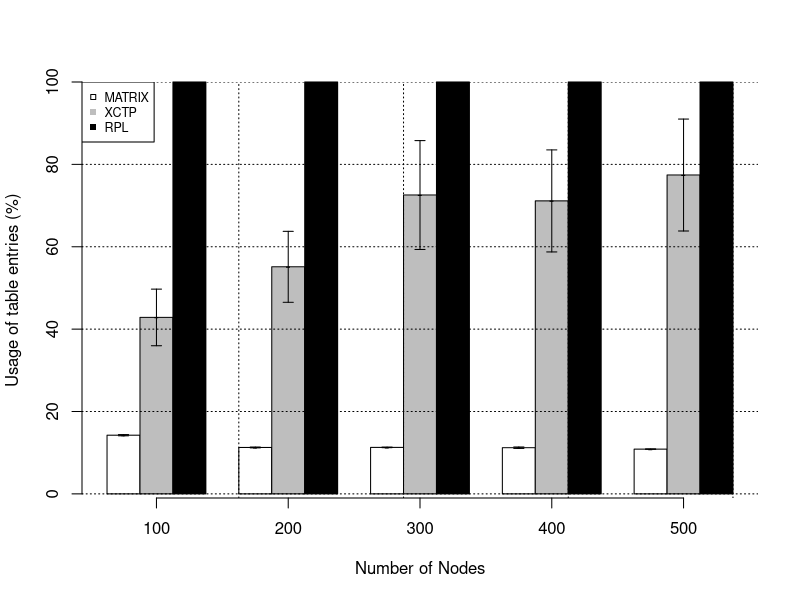
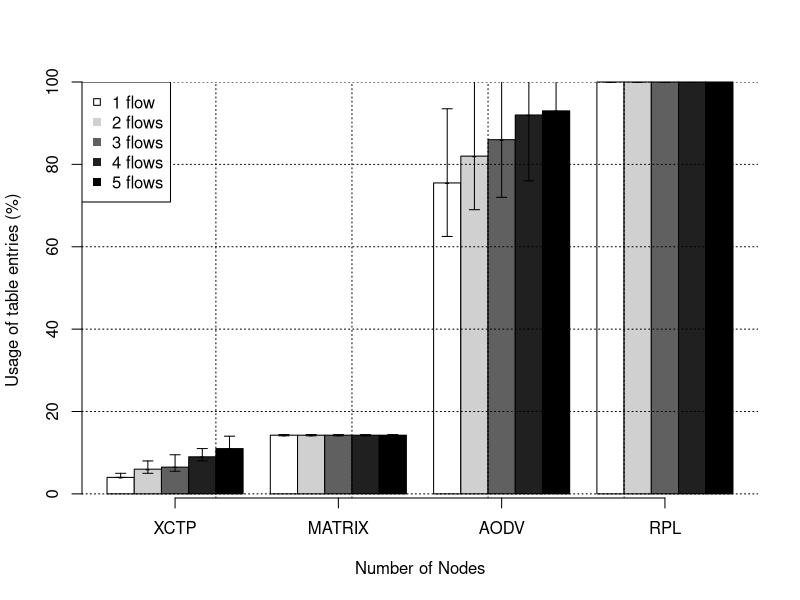
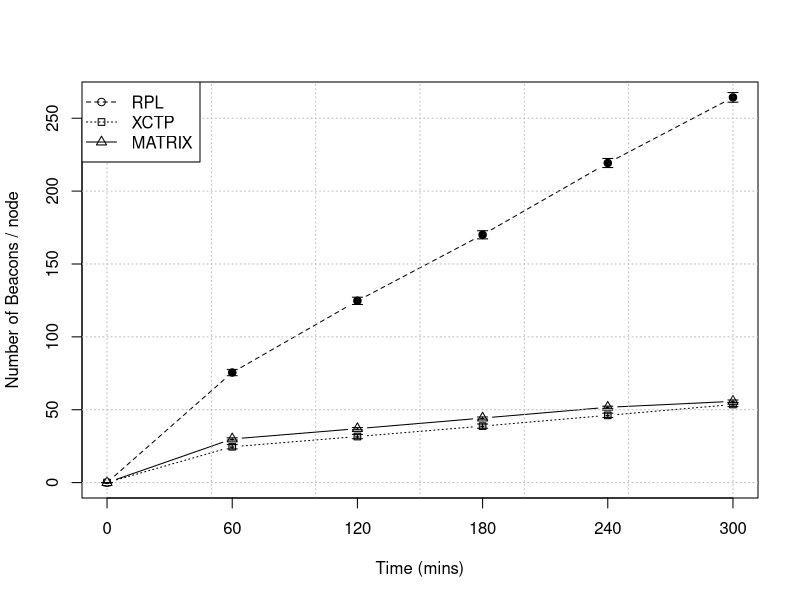
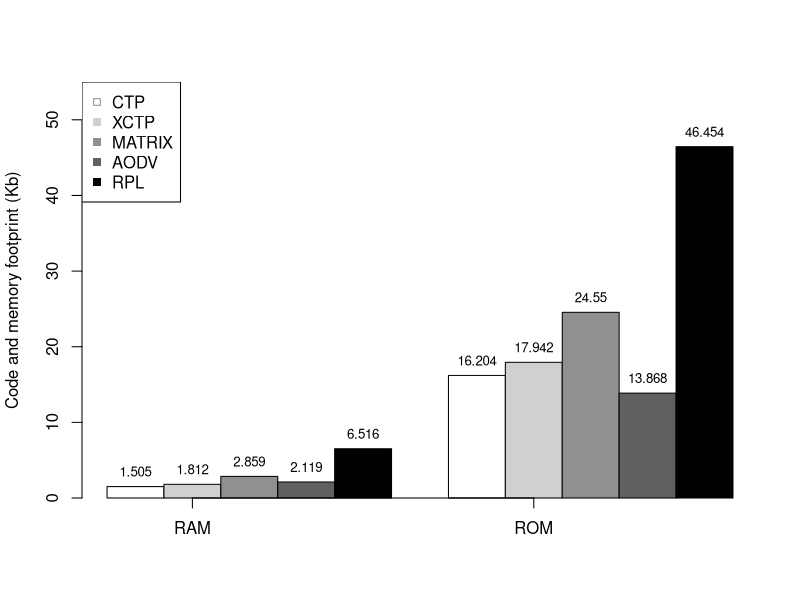
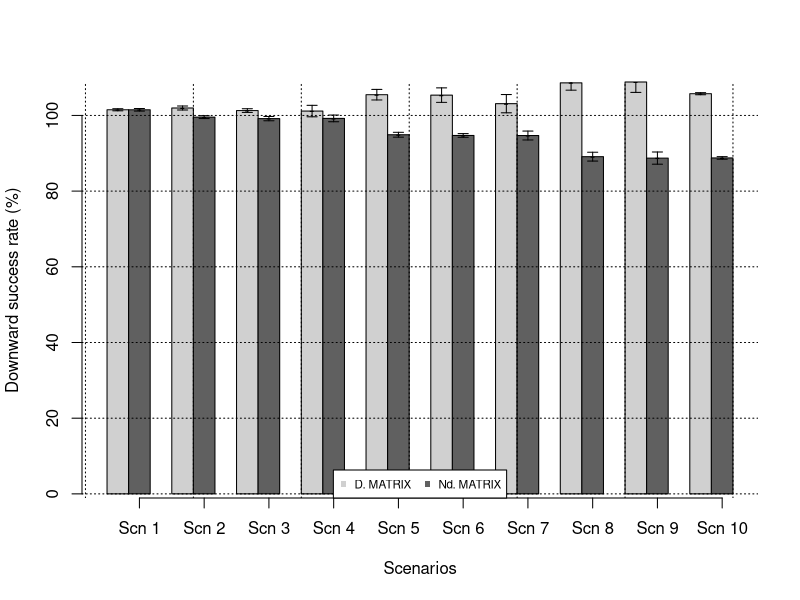
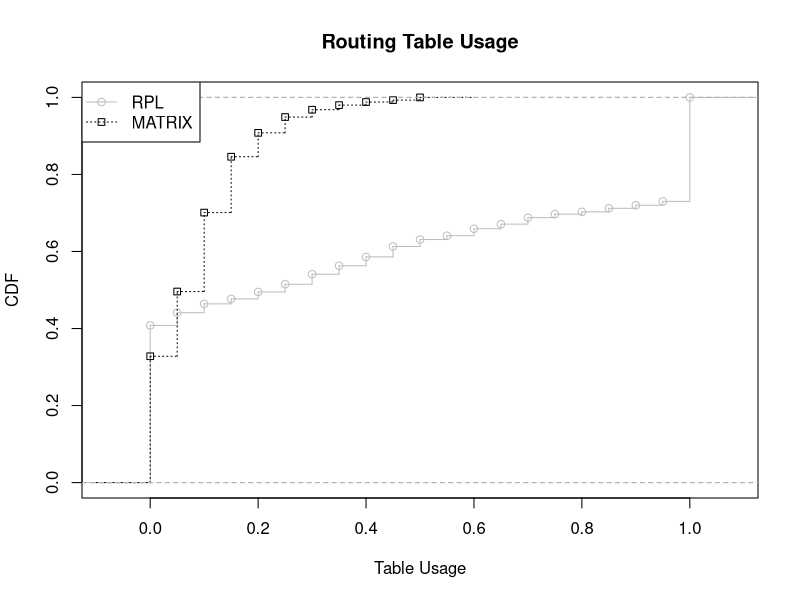

Here is the R script that generated these plots, in order:

#####################
#TABLE ENTRIES
#####################
#RPL #XCTP #MATRIX
library(Hmisc)
mat = matrix(
c(2.85*5, 42.857142857142854, 100,
  2.253193509*5, 55.142857142857146, 100,
  2.257610824*5, 72.57142857142857, 100,
  2.242858554*5, 71.14285714285714, 100,
  2.1730179028133*5, 77.42857142857143, 100), nrow = 3, ncol=5)


row = c("MATRIX", "XCTP", "RPL")
colors = c("white","grey", "black")
bp = barplot(mat,xaxis=c(100,200,300,400,500),
  xlab="Number of Nodes",ylab="Usage of table entries (%)", col=colors,
  beside=TRUE)#, legend=row)
#legend("topright",row)
axis(1, at=bp[2,], labels=c(100,200,300,400,500))

lower3 = c(0,0,0,0,0)
upper3 = c(0,0,0,0,0)

lower2 = c(6.885714285714287,8.628571428571428, 13.228571428571428, 12.4, 13.599999999999998)
upper2 = c(6.857142857142858, 8.6, 13.200000000000001, 12.371428571428572, 13.571428571428571)

lower1 = c(0.147996535, 0.09617181, 0.067695534, 0.176246943, 0.004082727)
upper1 = c(0.147996535, 0.09617181, 0.067695534, 0.176246943, 0.004082727)

errbar(bp[1,], mat[1,], mat[1,]+upper1, mat[1,]-lower1, add=T, xlab="", pch="-")
errbar(bp[2,], mat[2,], mat[2,]+upper2, mat[2,]-lower2, add=T, xlab="", pch="-")
errbar(bp[3,], mat[3,], mat[3,]+upper3, mat[3,]-lower3, add=T, xlab="", pch="-")

grid(col="black",lty = "dotted", lwd = par("lwd"))

legend("topleft", row, pch=c(22,15,15), col = c("black","grey","black"),cex=0.75)






#####################
#TABLE ENTRIES
#####################
#RPL #XCTP #MATRIX
library(Hmisc)
mat = matrix(
  c(0.8, 1.2, 1.3, 1.8, 2.2,
    2.85, 2.85, 2.85, 2.85, 2.85,
    15.1, 16.4, 17.2, 18.4, 18.6,
    20,20,20,20,20), nrow = 5, ncol=4)

mat=mat*5
flow = c("1 flow", "2 flows", "3 flows", "4 flows", "5 flows")
colors = c("white","#D0D0D0","#606060","#202020","black")
bp = barplot(mat,xaxis=c(100,200,300,400,500),
             xlab="Number of Nodes",ylab="Usage of table entries (%)", col=colors,
             beside=TRUE)#, legend=row)

axis(1, at=bp[3,], labels=c("XCTP", "MATRIX", "AODV", "RPL"))

lower1 = c(0,0.147996535,13,0)
upper1 = c(1,0.147996535,18,0)

lower2 = c(1, 0.147996535, 13, 0)
upper2 = c(2, 0.147996535, 19, 0)

lower3 = c(1, 0.147996535, 14, 0)
upper3 = c(3, 0.147996535, 20, 0)

lower4 = c(1,0.147996535,16,0)
upper4 = c(2,0.147996535,20,0)

lower5 = c(1,0.147996535,15,0)
upper5 = c(3,0.147996535,20,0)

errbar(bp[1,], mat[1,], mat[1,]+upper1, mat[1,]-lower1, add=T, xlab="", pch="-")
errbar(bp[2,], mat[2,], mat[2,]+upper2, mat[2,]-lower2, add=T, xlab="", pch="-")
errbar(bp[3,], mat[3,], mat[3,]+upper3, mat[3,]-lower3, add=T, xlab="", pch="-")
errbar(bp[4,], mat[4,], mat[4,]+upper4, mat[4,]-lower4, add=T, xlab="", pch="-")
errbar(bp[5,], mat[5,], mat[5,]+upper5, mat[5,]-lower5, add=T, xlab="", pch="-")

grid(col="black",lty = "dotted", lwd = par("lwd"))

legend("topleft",flow, pch=c(22, 15, 15, 15, 15, 15), col = c("black","#D0D0D0","#606060","#202020", "black"))






#####################
# NUMBER OF BEACONS
#####################
library(Hmisc)
rpl = c(0, 75.535, 124.727, 170.04, 219.288, 264.292)
xctp = c(0, 24.586, 31.596, 38.747, 46.152, 53.574)
matrix = c(0,29.9459,37.0139,44.2782,51.6739,55.7456)

x = c(0,60,120,180,240,300)

plot(x, rpl,xlab="Time (mins)",ylab="Number of Beacons / node",xaxt = 'n', type="b",pch=21, bg="black",lty=2)
lines(x, xctp, type="b",pch=22, bg="grey",lty=3)
lines(x, matrix, type="b",pch=24, bg="white",lty=1)
grid(col="gray",lty = "dotted",
     lwd = par("lwd"))
axis(1, at=x, labels=x)


lower1 = c(0,2.2,2.5,2.8,3.1,3.3)
upper1 = c(0,2.1164500000000004,2.4875199999999893,2.770370000000014,3.116749999999996,3.32107000000002)

lower2 = c(0,1.4714,1.4714,1.46777,1.48362,1.47871)
upper2 = c(0,1.4714,1.4714,1.46777,1.48362,1.47871)

lower3 = c(0,0.736493158, 0.740901229, 0.749144562,0.747732161,0.934195816)
upper3 = c(0,0.736493158,0.740901229,0.749144562,0.747732161,0.934195816)

errbar(x, rpl, rpl+upper1, rpl-lower1, add=T, xlab="",pch="-")
errbar(x, xctp, xctp+upper2, xctp-lower2, add=T, xlab="",pch="-")
errbar(x, matrix, matrix+upper3, matrix-lower3, add=T, xlab="",pch="-" )



legend("topleft",c("RPL", "XCTP", "MATRIX"),pch=c(21,22,24),lty=c(2,3,1))






#####################
# RAM e ROM
#####################
#RPL #XCTP #MATRIX
mat = matrix(
  c(1505, 1812,2859,2119, 6516,
    16204, 17942,24550,13868, 46454), nrow = 5, ncol=2)
mat = mat/1000

y = c(1505, 6516, 1812, 1894)

row = c("CTP", "XCTP", "MATRIX", "AODV", "RPL")
colors = c("white","#D0D0D0","#909090","#606060","black")
bp = barplot(mat,xaxis=c("RAM", "ROM"),
             xlab="" ,ylab="Code and memory footprint (Kb)", col=colors,
             beside=TRUE,ylim=c(0,55),)#, legend=row)
legend("topleft", row, pch=c(22, 15, 15, 15, 15), col = c("#909090","#D0D0D0","#909090","#606060","black"))
text(x = bp, y = mat, label = mat, pos = 3, cex = 0.8, col = "black")
axis(1, at=bp[2,], labels=c("RAM", "ROM"))



#####################
# Routing success
#####################



#####################
#TABLE ENTRIES
#####################
#RPL #XCTP #MATRIX
library(Hmisc)
mat = matrix(
  c(101.4936448,101.4936448, #scn 1 DynMat, NonDynMat, XCTP ---> Sem falhas
    101.962125,99.54951699, #scn 2 DynMat, NonDynMat, XCTP
    101.2833652,99.16038984, #scn 3 DynMat, NonDynMat, XCTP
    101.1542032,99.21455875, #scn 4 DynMat, NonDynMat, XCTP
    105.4772541,94.90040475, #scn 5 DynMat, NonDynMat, XCTP
    105.3620748,94.70753581, #scn 6 DynMat, NonDynMat, XCTP
    103.1045298,94.69122669, #scn 7 DynMat, NonDynMat, XCTP
    108.6077839,89.10553443, #scn 8 DynMat, NonDynMat, XCTP
    108.8314822,88.7241204, #scn 9 DynMat, NonDynMat, XCTP
    105.7422359,88.76409066 #scn 10 DynMat, NonDynMat, XCTP
    ), nrow = 2, ncol=10)

flow = c("D. MATRIX", "Nd. MATRIX")
colors = c("#D0D0D0","#606060")
bp = barplot(mat,xaxis=flow,
             xlab="Scenarios",ylab="Downward success rate (%)", col=colors,
             beside=TRUE)#, legend=row)

axis(1, at=bp[2,], labels=c("Scn 1", "Scn 2","Scn 3","Scn 4","Scn 5","Scn 6","Scn 7","Scn 8","Scn 9","Scn 10"))

lower1 = c(0.273506747,
           0.52873502,
           0.484011056,
           1.514385671,
           1.395976124,
           1.914507651,
           2.412537738,
           1.931896098,
           2.74305039)
upper1 = c(0.273506747,
           0.52873502,
           0.484011056,
           1.514385671,
           1.395976124,
           1.914507651,
           2.412537738,
           1.931896098,
           2.74305039)

lower2 = c(0.339071845,
           0.383356114,
           0.568954725,
           0.885873632,
           0.643087575,
           0.484692767,
           1.173563126,
           1.170546816,
           1.614433379)

upper2 = c(0.339071845,
           0.383356114,
           0.568954725,
           0.885873632,
           0.643087575,
           0.484692767,
           1.173563126,
           1.170546816,
           1.614433379)

#lower3 = c(0,0,0,0,0,0,0,0,0,0)
#upper3 = c(0,0,0,0,0,0,0,0,0,0)

errbar(bp[1,], mat[1,], mat[1,]+upper1, mat[1,]-lower1, add=T, xlab="", pch="-")
errbar(bp[2,], mat[2,], mat[2,]+upper2, mat[2,]-lower2, add=T, xlab="", pch="-")
#errbar(bp[3,], mat[3,], mat[3,]+upper3, mat[3,]-lower3, add=T, xlab="", pch="-")

grid(col="black",lty = "dotted", lwd = par("lwd"))

legend("bottom", flow, xpd = TRUE, horiz = TRUE, inset = c(0,0), pch=c(15, 15), col = c("#D0D0D0", "#606060"), cex=0.7)






#####################
#TABLE ENTRIES
#####################
setwd("C:/Users/Bruna/Dropbox/UFMG/Submiss?o de Artigos/MSWim 2016/Simulações")
rpl1 = read.csv("rpl.csv")
matrix1 = read.csv("matrix.csv")
xctp1 = read.csv("xctp.csv")
mhcl1 = read.csv("mhcl.csv")


rpl = data.frame(usage=rpl1$tableusage)
matrix = data.frame(usage=matrix1$tableusage)
#xctp = data.frame(usage=xctp1$tableusage)
#mhcl = data.frame(usage=mhcl1$tableusage)


rpl1 = rpl1/20
matrix1 = matrix1/20
#xctp = xctp/20
#mhcl = mhcl/20

rpl$Protocol <- 'RPL'
matrix$Protocol <- 'MATRIX'
#xctp$prot <- 'XCTP'
#mhcl$prot <- 'MHCL'

#and combine into your new data frame protLengths
#protLengths <- rbind(matrix,rpl,xctp, mhcl)
protLengths <- rbind(matrix,rpl)

#now make your lovely plot
x1 = rpl1$tableusage
y1 = ecdf(x1)
plot(y1, xlab="Table Usage",ylab="CDF", verticals = TRUE, pch = 21, lty=1, col="grey",main="Routing Table Usage")

x2 = matrix1$tableusage
y2 = ecdf(x2)
lines(y2, verticals = TRUE,pch = 22,lty=3)

legend("topleft",c("RPL", "MATRIX"),pch=c(21,22),col=c("grey","black"), lty=c(1,3))
